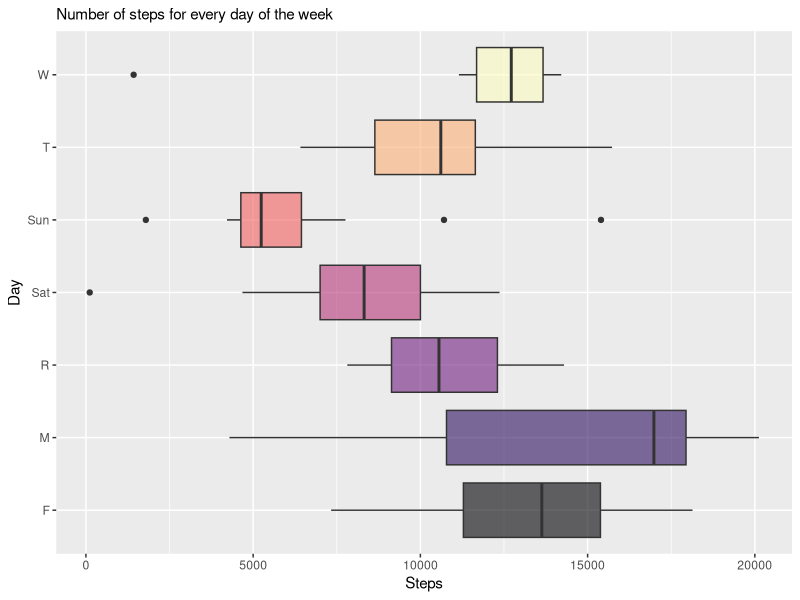
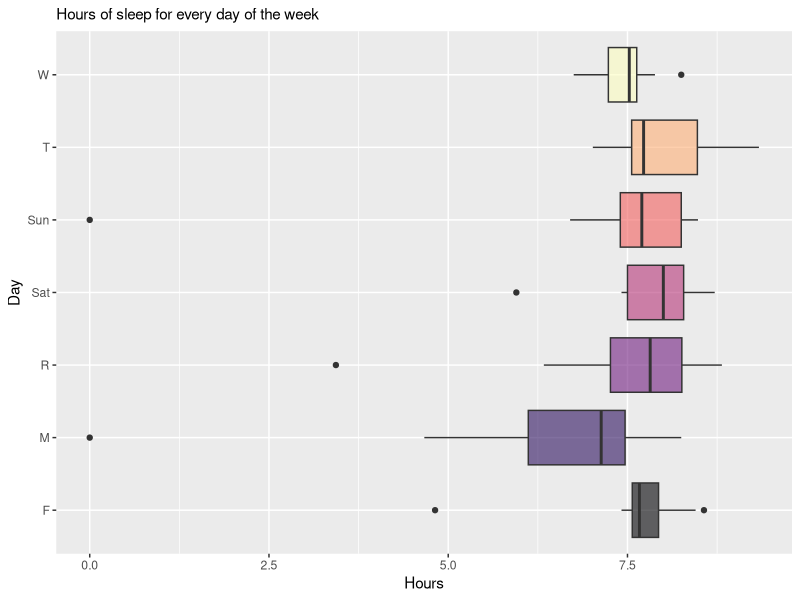
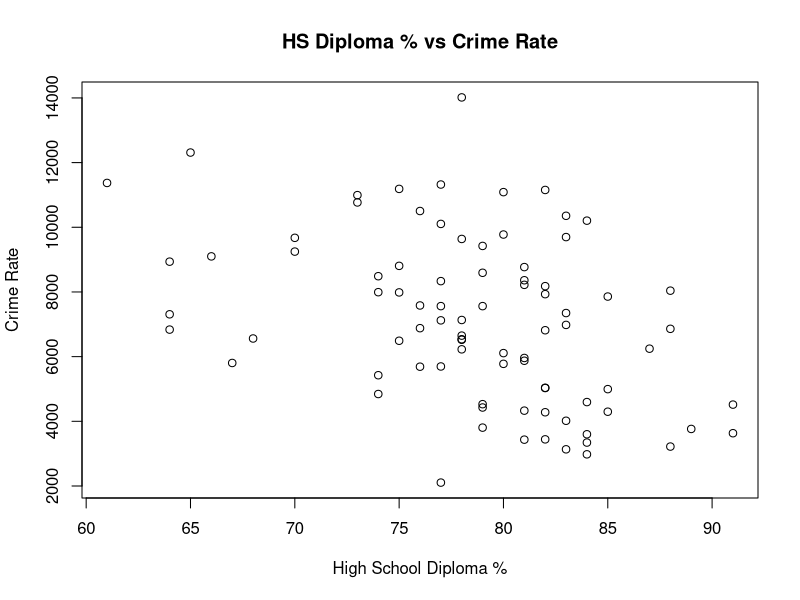
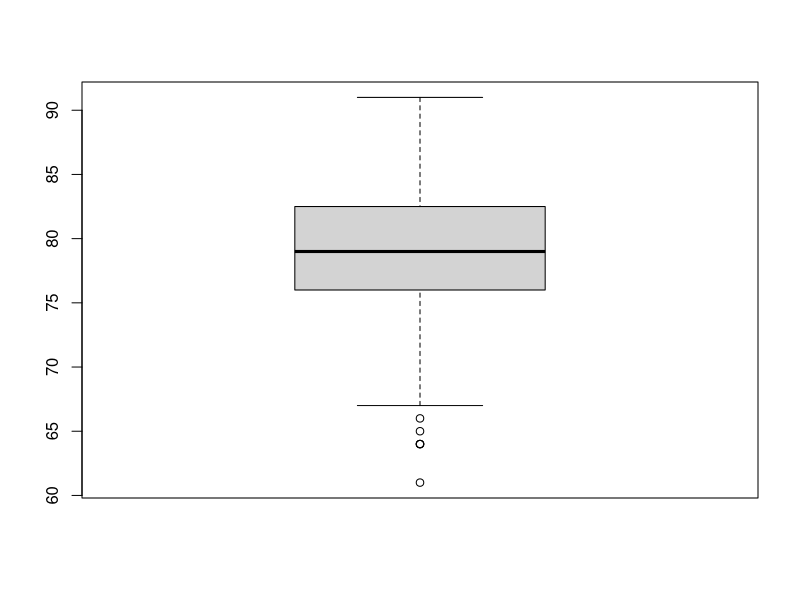
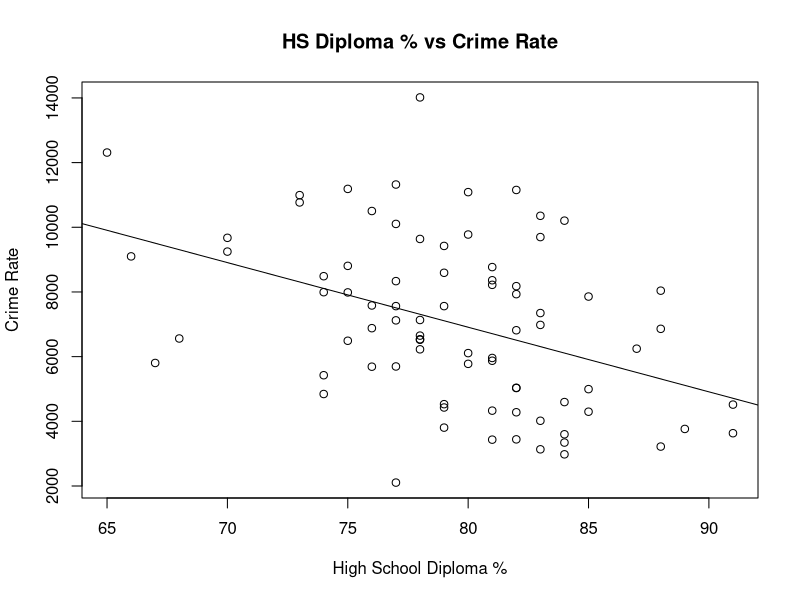
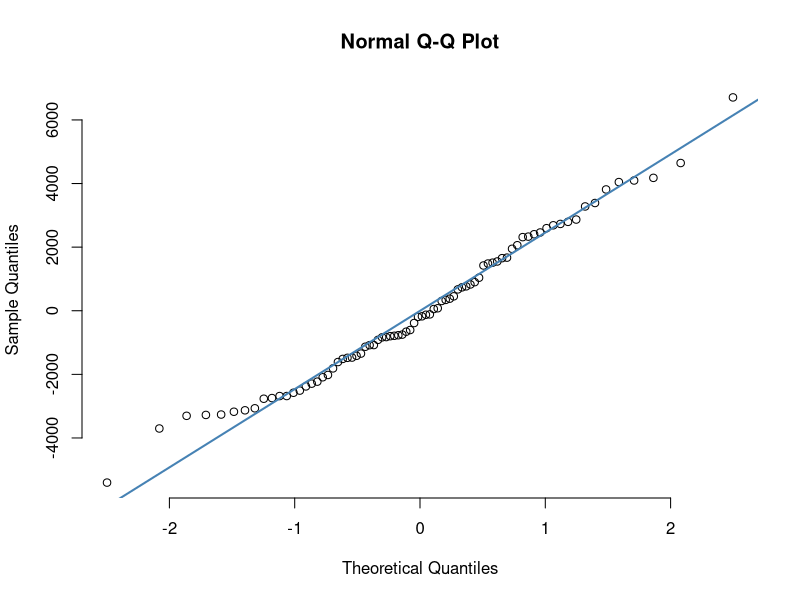
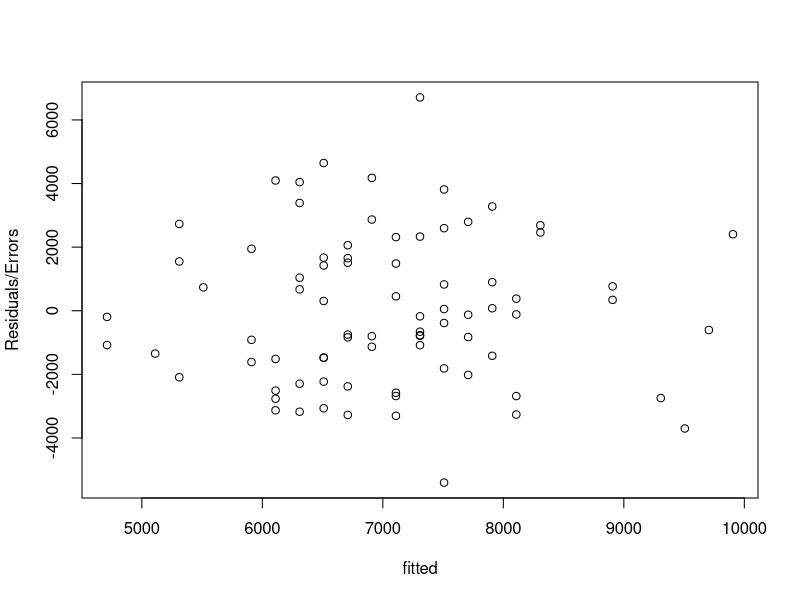

The R source for these figures, in order:
## ---- chunk 1
knitr::opts_chunk$set(
 echo = FALSE,
 error = FALSE,
 message = FALSE,
 warning = FALSE
)
## ---- chunk 2
library(ggplot2)
library(viridis)

## ---- chunk 3
#1) reading the file
fitbit <- read.csv("Fitbit.csv", stringsAsFactors = TRUE)

## ---- chunk 4
#1a)
colnames(fitbit)

## ---- chunk 5
#1b)
nrow(fitbit)

## ---- chunk 6
#1c)
summary(fitbit)

## ---- chunk 7
#1d)
mean(fitbit[,1])

## ---- chunk 8
#1e)
monday_values<- subset(fitbit, Day == "M")
mean(monday_values[,1])
sd(monday_values[,1])

## ---- chunk 9
tuesday_values<- subset(fitbit, Day == "T")
mean(tuesday_values[,1])
sd(tuesday_values[,1])

## ---- chunk 10
wednesday_values<- subset(fitbit, Day == "W")
mean(wednesday_values[,1])
sd(wednesday_values[,1])

## ---- chunk 11
thursday_values<- subset(fitbit, Day == "R")
mean(thursday_values[,1])
sd(thursday_values[,1])

## ---- chunk 12
friday_values<- subset(fitbit, Day == "F")
mean(friday_values[,1])
sd(friday_values[,1])

## ---- chunk 13
saturday_values<- subset(fitbit, Day == "Sat")
mean(saturday_values[,1])
sd(saturday_values[,1])

## ---- chunk 14
sunday_values<- subset(fitbit, Day == "Sun")
mean(sunday_values[,1])
sd(sunday_values[,1])

## ---- chunk 15
#1f)
mean(monday_values[,4])
sd(monday_values[,4])

## ---- chunk 16
mean(tuesday_values[,4])
sd(tuesday_values[,4])

## ---- chunk 17
mean(wednesday_values[,4])
sd(wednesday_values[,4])

## ---- chunk 18
mean(thursday_values[,4])
sd(thursday_values[,4])

## ---- chunk 19
mean(friday_values[,4])
sd(friday_values[,4])

## ---- chunk 20
mean(saturday_values[,4])
sd(saturday_values[,4])

## ---- chunk 21
mean(sunday_values[,4])
sd(sunday_values[,4])

## ---- chunk 22
#1g)
ggplot(fitbit,aes(x =Steps, y = Day, fill=Day))+
  geom_boxplot()+
  scale_fill_viridis(discrete = TRUE, alpha=0.6, option="A")+
  theme(legend.position="none",plot.title =element_text(size=11))+
  ggtitle("Number of steps for every day of the week")+
  xlab("Steps")

## ---- chunk 23
#1h)
ggplot(fitbit,aes(x =Sleep, y = Day, fill=Day))+
  geom_boxplot()+
  scale_fill_viridis(discrete = TRUE, alpha=0.6, option="A")+
  theme(legend.position="none",plot.title =element_text(size=11))+
  ggtitle("Hours of sleep for every day of the week")+
  xlab("Hours")

## ---- chunk 24
#1i)
steps_above <- subset(fitbit, Steps > 10000)
nrow(steps_above)

## ---- chunk 25
#1j)
sleep_under<- subset(fitbit, Sleep < 7)
mean(sleep_under[,1])

## ---- chunk 26

#2a)
vector_function <- function(vector) {
  mean_value = mean(vector)
  standard_dev = sd(vector)
  
  # initialize newVector
  n = length(vector)
  newVector = seq(1,n)
  # then loop vector and move values to new vector
  for(x in 1:n){
    value = (vector[x] - mean_value) / standard_dev
    newVector[x] = value
  }
    
  new_sd = sd(newVector)
  return(new_sd)
}
sampleVector = seq(1,100)
vector_function(sampleVector)

## ---- chunk 27

#2b)
vector_function2 <- function(vector) {
  mean_value = mean(vector)
  standard_dev = sd(vector)
  Lower = mean_value - (2*standard_dev)
  Upper = mean_value + (2*standard_dev)
  answer = list("upper" = Upper, "Lower" = Lower)
  return (answer)
}
sampleVector = seq(1,100)
vector_function2(sampleVector)

## ---- chunk 28

#2c)
custom_function <- function(vector) {
  max = 0
  n = length(vector)
  for(x in 1:n){
    if (vector[x] > max){
      max = vector[x]
    } 
  }
  return (max)
}
sampleVector = seq(1,100)
sampleVector2 = c(3,54,21,-22,321,0,100,911192,32,321,32,1,8)
custom_function(sampleVector)
custom_function(sampleVector2)

## ---- chunk 29
#3) reading the file
crimes = read.csv("crime.csv")

## ---- chunk 30
#3a)
dip = crimes$dip
crimeRate = crimes$rate
plot(x = dip, y = crimeRate, 
     xlab="High School Diploma %", 
     ylab="Crime Rate" , 
     main = "HS Diploma % vs Crime Rate")

## ---- chunk 31
#3b)
boxplot(dip)
crimes <- crimes[-c(71, 76, 51, 39),]
dip = crimes$dip
crimeRate = crimes$rate


plot(x = dip, y = crimeRate, xlab="High School Diploma %", ylab="Crime Rate" , main = "HS Diploma % vs Crime Rate")
abline(lm(crimeRate ~ dip))
## ---- chunk 32
#3c)
lm(crimeRate ~ dip)

## ---- chunk 33
#3e)
residuals = resid(lm(crimeRate ~ dip))

qqnorm(residuals, pch = 1, frame = FALSE)
qqline(residuals, col = "steelblue", lwd = 2)

## ---- chunk 34
#3f)
fittedValues = fitted(lm(crimeRate ~ dip))
plot(fittedValues, residuals, ylab="Residuals/Errors", xlab="fitted" ) 

## ---- chunk 35
#3g)
reg_line = lm(crimeRate ~ dip)
confint(reg_line,'dip',level=0.95)

## ---- chunk 36
#4c)
every_except_sunday <- subset(fitbit, Day != "Sun")
mux = mean(every_except_sunday[,1])
muy = mean(sunday_values[,1])
sx = sd(every_except_sunday[,1]) 
sy = sd(sunday_values[,1])
numerator = mux - muy
rowx = nrow(every_except_sunday)
rowy = nrow(sunday_values)
varx = sx^2
vary = sy^2
inside_square = (varx/rowx) + (vary/rowy)
ts =numerator/sqrt(inside_square)
print(ts)

## ---- chunk 37
#4d)
prob = 1 - pnorm(ts)
pval = 2* prob
pval

## ---- chunk 38
#4g)
degfreedom = rowx + rowy - 2
tvalu = abs(qt(0.95, 88, lower.tail = TRUE))
tvall = abs(qt(0.05, 88, lower.tail = TRUE))
lower = numerator - (tvall * (sqrt((1/rowx)+(1/rowy))))
lower
upper = numerator + (tvalu * (sqrt((1/rowx)+(1/rowy))))
upper

